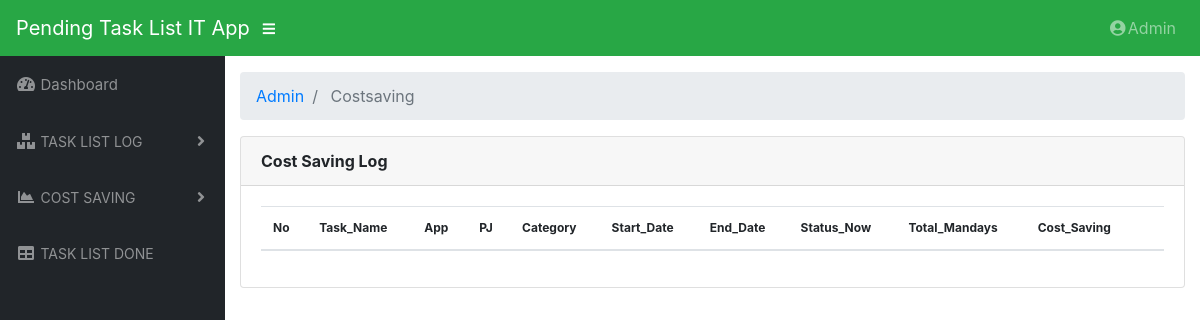
/index.php/admin/costsaving, run on an earlier commit of the app's database.
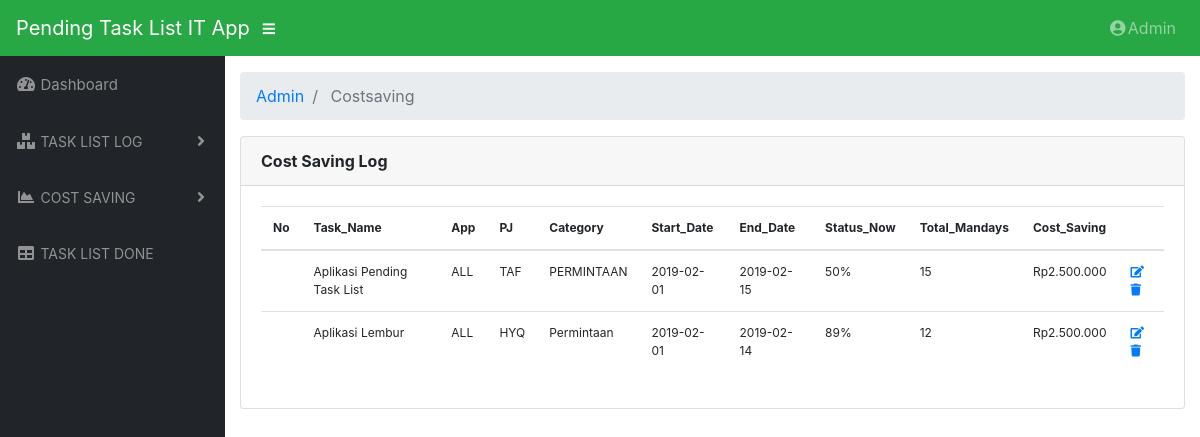
And on a later commit of the database.
### tables this page shows
CREATE TABLE `tasklists` (
  `task_id` int(11) NOT NULL,
  `task_name` varchar(150) NOT NULL,
  `application` varchar(15) NOT NULL,
  `pj` varchar(10) NOT NULL,
  `category` varchar(15) NOT NULL,
  `mandays` varchar(5) NOT NULL,
  `frekuensi` int(11) NOT NULL,
  `start_date` date NOT NULL,
  `end_date` date NOT NULL,
  `priority` varchar(10) NOT NULL,
  `stat_now` int(11) NOT NULL,
  `stat_lin` int(11) NOT NULL,
  `done` varchar(10) NOT NULL,
  `description` text NOT NULL,
  `sum_mandays` int(11) NOT NULL,
  `level_task` int(11) NOT NULL,
  `type_task` int(11) NOT NULL
);

### application/controllers/admin/CostSaving.php (called while the page is built, shortened)
<?php
class CostSaving extends CI_Controller
{
  public function __construct()
  {
      $this->load->model("Tasklist_model");
      $this->load->library('form_validation');
  }
  public function index()
  {
      $data["tasklists"] = $this->Tasklist_model->getAll();
      $this->load->view("admin/costsaving/cost_log", $data);
  }
}

### index.php (called while the page is built, shortened)
<?php
require_once BASEPATH.'core/CodeIgniter.php';

### application/models/Tasklist_model.php (called while the page is built, shortened)
<?php defined('BASEPATH') OR exit('No direct script access allowed');
class Tasklist_model extends CI_Model
{
    private $_table = "tasklists";
    public function getAll()
    {
        return $this->db->get($this->_table)->result();
    }
}

### application/views/admin/costsaving/cost_log.php (the view, shortened to what this page needs)
<!DOCTYPE html>
<html lang="en">
<head>
  <?php $this->load->view("admin/_partials/head.php") ?>
</head>
<body id="page-top">
  <?php $this->load->view("admin/_partials/navbar.php") ?>
	<div id="wrapper">
    <?php $this->load->view("admin/_partials/sidebar.php") ?>
    <div id="content-wrapper">
      <div class="container-fluid">
        <?php $this->load->view("admin/_partials/breadcrumbs.php") ?>
        <div class="card mb-3">
          <div class="card-header">
						<a style="font-color:blue"><strong>Cost Saving Log</strong></a>
					</div>
          <div class="card-body">
            <div class="table-responsive">
              <table class="table table-hover" id="dataTable" width="100%" cellspacing="0" style="font-size:12px">
                <thead>
									<tr>
                    <th>No</th>
										<th>Task_Name</th>
										<th>App</th>
										<th>PJ</th>
										<th>Category</th>
										<th>Start_Date</th>
										<th>End_Date</th>
										<th>Status_Now</th>
                    <th>Total_Mandays</th>
										<th>Cost_Saving</th>
                    <th></th>
									</tr>
								</thead>
                <tbody>
									<?php foreach ($tasklists as $tasklist): ?>
									<tr>
                    <td></td>
										<td><?php echo $tasklist->task_name ?></td>
										<td><?php echo $tasklist->application ?></td>
										<td><?php echo $tasklist->pj ?></td>
                    <td><?php echo $tasklist->category?></td>
										<td><?php echo $tasklist->start_date ?></td>
										<td><?php echo $tasklist->end_date ?></td>
										<td><?php echo $tasklist->stat_now ?>%</td>
										<td><?php echo $tasklist->sum_mandays ?></td>
                    <td>Rp2.500.000</td>
										<td>
											<a class="text-left" href="<?php echo site_url('admin/tasklists/edit/'.$tasklist->task_id) ?>"
											 class="btn btn-small" ><i class="fas fa-edit"></i></a>
											 <a class="text-right" onclick="deleteConfirm('<?php echo site_url('admin/tasklists/delete/'.$tasklist->task_id) ?>')"
 											 href="#!" class="btn btn-small text-danger" ><i class="fas fa-trash"></i></a>
										</td>
									</tr>
									<?php endforeach; ?>
								</tbody>
              </table>
            </div>
          </div>
        </div>
      </div>
    </div>
  </div>
</body>
</html>

### application/views/admin/_partials/breadcrumbs.php
<ol class="breadcrumb">
<?php foreach ($this->uri->segments as $segment): ?>
	<?php
		$url = substr($this->uri->uri_string, 0, strpos($this->uri->uri_string, $segment)) . $segment;
		$is_active =  $url == $this->uri->uri_string;
	?>
	<li class="breadcrumb-item <?php echo $is_active ? 'active': '' ?>">
		<?php if($is_active): ?>
			<?php echo ucfirst($segment) ?>
		<?php else: ?>
			<a href="<?php echo site_url($url) ?>"><?php echo ucfirst($segment) ?></a>
		<?php endif; ?>
	</li>
<?php endforeach; ?>
</ol>

What changed in the data, as far as the page shows it:
added tasklists: task_name "Aplikasi Pending Task List", application "ALL", pj "TAF", category "PERMINTAAN", start_date "2019-02-01", end_date "2019-02-15", stat_now "50", sum_mandays "15"
added tasklists: task_name "Aplikasi Lembur", application "ALL", pj "HYQ", category "Permintaan", start_date "2019-02-01", end_date "2019-02-14", stat_now "89", sum_mandays "12"
